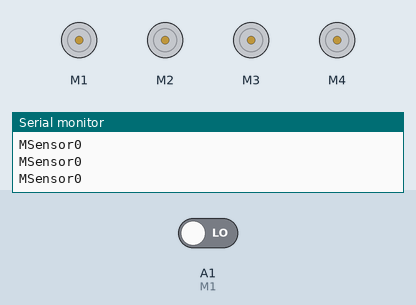
The sketch below on a simulated Arduino Uno, built with avr-gcc and run on an emulated ATmega328P. Shown: 4 × DC motor (green arrow = forward, orange = backward, longer = faster), the last lines printed to the serial monitor. The test bench sets the inputs (shaded band); at power-on: A1 (M1) LOW.

Above: at 1.2 s.
1.3 s: A1 (M1) driven HIGH
At 2.0 s:
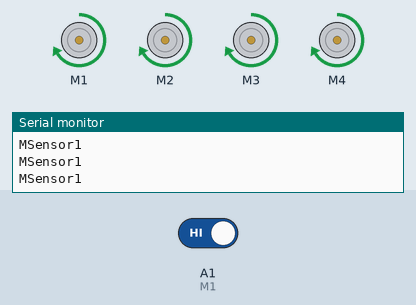
2.8 s: A1 (M1) driven LOW
At 3.6 s:
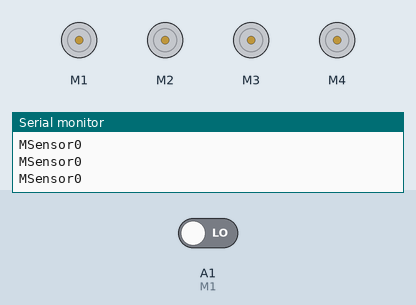
Timing chart, 0 to 5.8 s (numbered marks = the images above; inputs shaded):
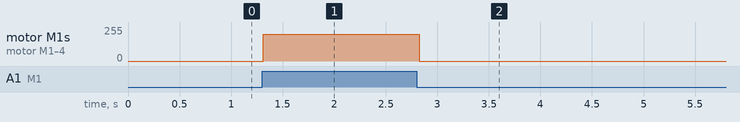

The sketch:

Light_Following_Car.ino
```cpp
/*Light Following Car Code
In case the robot is not reacting to light or highly sensitive then adjust your LDR sensor*/

#include<AFMotor.h>

#define M1 A1


AF_DCMotor motor1(1, MOTOR12_1KHZ);
AF_DCMotor motor2(2, MOTOR12_1KHZ);
AF_DCMotor motor3(3, MOTOR34_1KHZ);
AF_DCMotor motor4(4, MOTOR34_1KHZ);


void setup() {
  // put your setup code here, to run once:
Serial.begin(9600);

pinMode(M1, INPUT);

}

void loop() {
  // put your main code here, to run repeatedly:

int MSensor = digitalRead(M1);


Serial.print("MSensor");
Serial.println(MSensor);


if((MSensor == 1)) {
  //MOVE FORWARD
  motor1.setSpeed(200);
  motor1.run(FORWARD);
  motor2.setSpeed(200);
  motor2.run(FORWARD);
  motor3.setSpeed(200);
  motor3.run(FORWARD);
  motor4.setSpeed(200);
  motor4.run(FORWARD);

}

else{
  //STOP
  motor1.setSpeed(0);
  motor1.run(RELEASE);
  motor2.setSpeed(0);
  motor2.run(RELEASE);
  motor3.setSpeed(0);
  motor3.run(RELEASE);
  motor4.setSpeed(0);
  motor4.run(RELEASE);
}
delay(50);
}
```

Measured:
- after the input at 1.3 s, motor M1–4: stopped → forward 200/255 at once
- after the input at 2.8 s, motor M1–4: forward 200/255 → stopped at once
